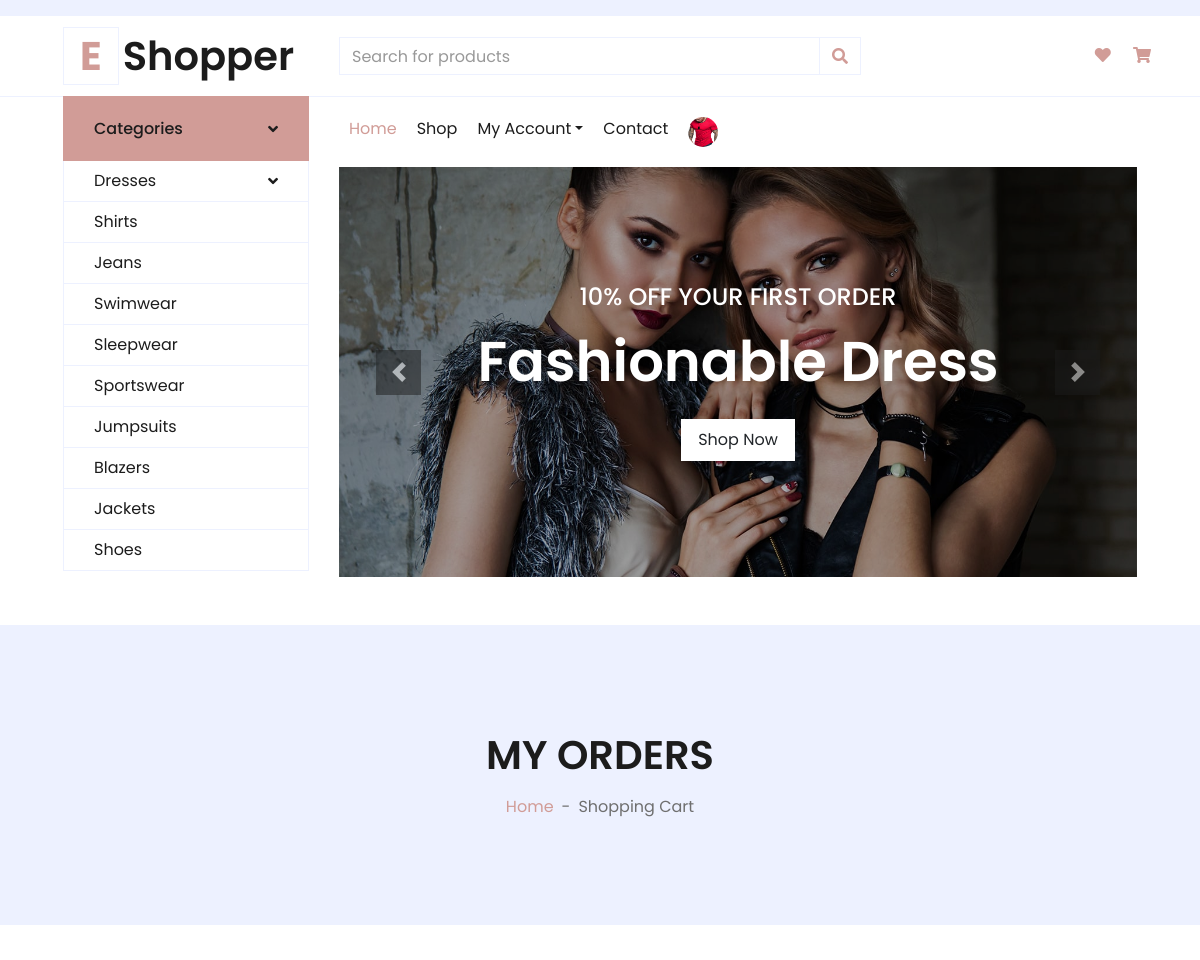
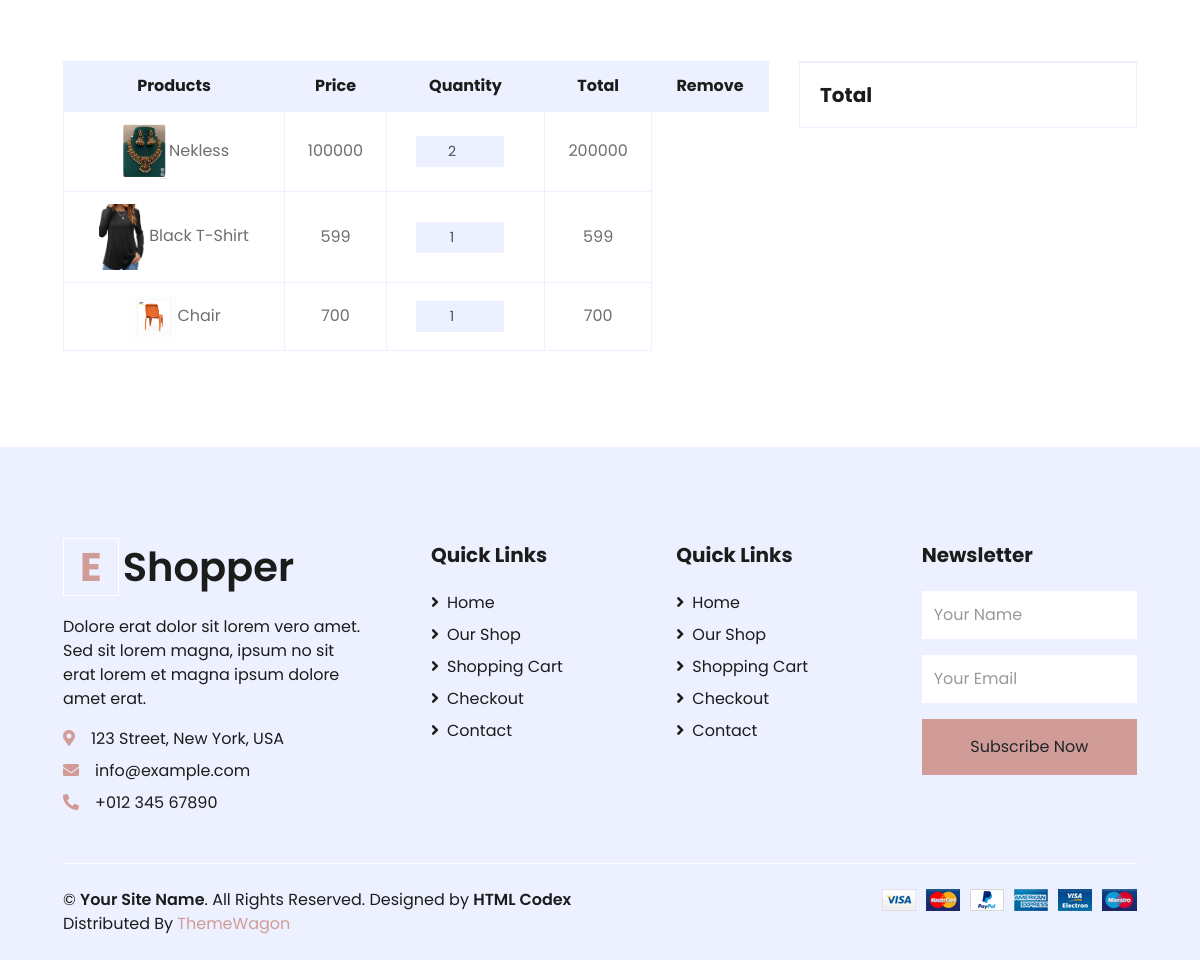
Screenshot of /myorder/ (signed in) with the database file from the repository (2 pictures, top to bottom).
### myapp/models.py (models this page shows, shortened)
class Cart(models.Model):
    user=models.ForeignKey(User,on_delete=models.CASCADE)
    product=models.ForeignKey(Product,on_delete=models.CASCADE)
    date=models.DateTimeField(default=timezone.now)
    product_price=models.PositiveIntegerField()
    product_qty=models.PositiveIntegerField(default=1)
    total_price=models.PositiveIntegerField()
    payment_status=models.BooleanField(default=False)

class Product(models.Model):
    catagory=(
        ("Men","Men"),
        ("Women","Women"),
        ("Kids","Kids"),
        ("Others","Others"),
    )
    seller=models.ForeignKey(User,on_delete=models.CASCADE)
    product_catagory=models.CharField(max_length=100,choices=catagory)
    product_name=models.CharField(max_length=100)
    product_price=models.PositiveIntegerField()
    product_desc=models.TextField()
    product_image=models.ImageField(upload_to="product_images/")

### myapp/views.py (the view)
# urls.py: path("myorder/",views.myorder,name='myorder'),
def myorder(request):
    user=User.objects.get(email=request.session['email'])
    orders=Cart.objects.filter(user=user,payment_status=True)
    return render(request,'myorder.html',{'orders':orders})

### myapp/templates/myorder.html (shortened to what this page needs)
{% extends 'header.html' %}
{% load static %}
{% block content %}
<!DOCTYPE html>
<html lang="en">
<head>
</head>
<body>
    <div class="container-fluid bg-secondary mb-5">
        <div class="d-flex flex-column align-items-center justify-content-center" style="min-height: 300px">
            <h1 class="font-weight-semi-bold text-uppercase mb-3">My Orders</h1>
            <div class="d-inline-flex">
                <p class="m-0"><a href="/">Home</a></p>
                <p class="m-0 px-2">-</p>
                <p class="m-0">Shopping Cart</p>
            </div>
        </div>
    </div>
    <div class="container-fluid pt-5">
        <div class="row px-xl-5">
            <div class="col-lg-8 table-responsive mb-5">
                <table class="table table-bordered text-center mb-0">
                    <thead class="bg-secondary text-dark">
                        <tr>
                            <th>Products</th>
                            <th>Price</th>
                            <th>Quantity</th>
                            <th>Total</th>
                            <th>Remove</th>
                        </tr>
                    </thead>
                    <tbody class="align-middle">
                        {%for i in orders %}
                        <tr>
                            <td class="align-middle"><img src="{{i.product.product_image.url}}" alt="" style="width: 50px;">{{i.product.product_name}}</td>
                            <td class="align-middle">{{i.product_price}}</td>
                            <td class="align-middle">
                                <div class="input-group quantity mx-auto" style="width: 100px;">
                                    <form name="change-qty" method="post" action="{% url 'change-qty' pk=i.pk %}">
                                        <input type="number" class="form-control form-control-sm bg-secondary text-center" value="{{i.product_qty}}" name="product_qty" min="1" max="10" onchange="this.form.submit();" readonly>
                                    </form>
                                </div>
                            </td>
                            <td class="align-middle">{{i.total_price}}</td>
                        </tr>
                        {% endfor %}
                    </tbody>
                </table>
            </div>
            <div class="col-lg-4">
                <div class="card border-secondary mb-5">
                    <div class="card-footer border-secondary bg-transparent">
                        <div class="d-flex justify-content-between mt-2">
                            <h5 class="font-weight-bold">Total</h5>
                        </div>
                    </div>
                </div>
            </div>
        </div>
    </div>
</body>
</html>
{% endblock %}

### rows the page displays
Cart: product.product_image (picture), product.product_name "Nekless", product_price "100000", product_qty "2", total_price "200000"
Cart: product.product_image (picture), product.product_name "Black T-Shirt", product_price "599", product_qty "1", total_price "599"
Cart: product.product_image (picture), product.product_name "Chair", product_price "700", product_qty "1", total_price "700"
